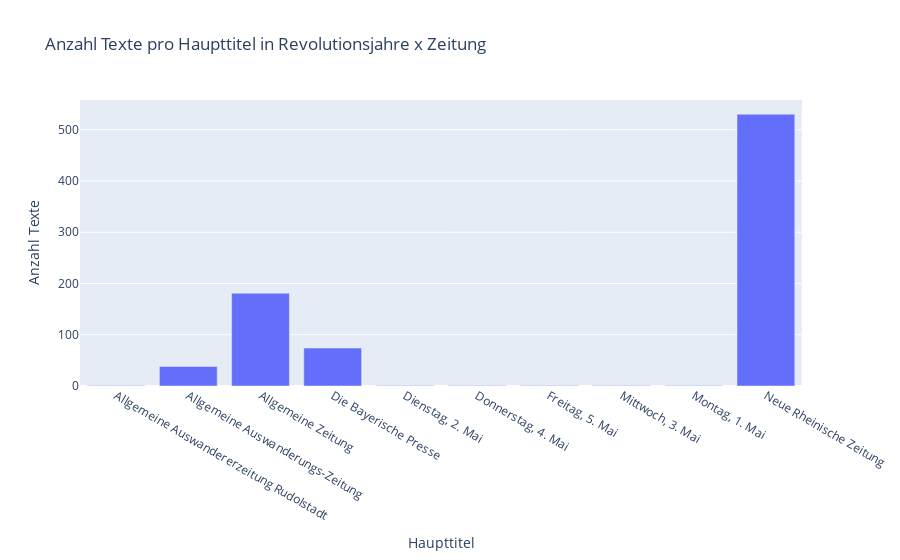

The code cell stored with this chart in its notebook:
### Markdown cell above
Bei einer genaueren Betrachtung wird klar, dass die Epoche x Hauptklasse-Schicht Revolutionsjahre x Zeitung einen Bias gegenüber der Neuen Rheinischen Zeitung hat. Dieser Bias kann auch bestätigt werden, wenn die Gesamtanzahl aller Zeitungen aus den Revolutionsjahren miteinander verglichen werden.

### Code cell
import sqlite3
import pandas as pd
import plotly.graph_objects as go

con = sqlite3.connect("Datenbank.db")
query = """SELECT haupttitel FROM my_data WHERE epochen_genres_strata='Revolutionsjahre x Zeitung'"""

df = pd.read_sql_query(query, con)

haupttitel_count = df.groupby("haupttitel").size().reset_index(name="count")


fig = go.Figure(data=[go.Bar(name="Anzahl Texte pro Revolutionsjahre x Zeitung", x=haupttitel_count["haupttitel"], y=haupttitel_count["count"])])

fig.update_layout(
    title="Anzahl Texte pro Haupttitel in Revolutionsjahre x Zeitung",
    xaxis_title="Haupttitel",
    yaxis_title="Anzahl Texte",
    hovermode="x"
)

con.close()
fig.show()

### Figure 1 — Plotly figure (JSON) as saved in the notebook; plotly's stock layout.template omitted (floating-point values rounded to 4 significant figures)
{"data": [{"name": "Anzahl Texte pro Revolutionsjahre x Zeitung", "type": "bar", "x": ["Allgemeine Auswandererzeitung Rudolstadt", "Allgemeine Auswanderungs-Zeitung", "Allgemeine Zeitung", "Die Bayerische Presse", "Dienstag, 2. Mai", "Donnerstag, 4. Mai", "Freitag, 5. Mai", "Mittwoch, 3. Mai", "Montag, 1. Mai", "Neue Rheinische Zeitung"], "y": [1, 38, 181, 74, 1, 1, 1, 1, 1, 530]}], "layout": {"hovermode": "x", "title": {"text": "Anzahl Texte pro Haupttitel in Revolutionsjahre x Zeitung"}, "xaxis": {"title": {"text": "Haupttitel"}}, "yaxis": {"title": {"text": "Anzahl Texte"}}}}
